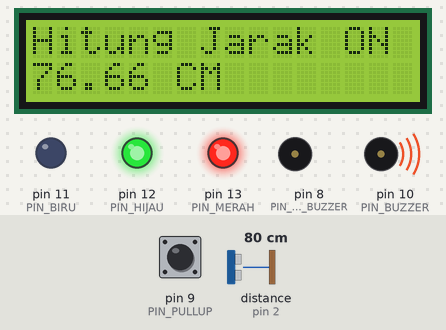
This sketch was run on a simulated Arduino Uno, built with avr-gcc and run on an emulated ATmega328P. On the bench: 16×2 character LCD, output pins drawn as LEDs (lit = HIGH), buzzer (waves = sounding, pin HIGH). Wiring (inferred from the names in the program): ultrasonic range finder: trigger pin 4; echo pin 2. Inputs (shaded band) come from the test bench; at power-on: pin 9 (PIN_PULLUP) HIGH, distance to the obstacle (sensor on pin 2) 80 cm. The echo pulse lasts 58.3 µs per cm; pins used as bus, display or sensor lines are not drawn; what the sketch prints to the serial monitor is not drawn.

Above: at 2.2 s.
2.3 s: pin 9 (PIN_PULLUP) pulled LOW for 0.65 s
At 4.6 s:
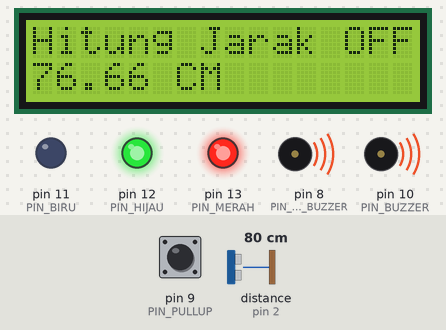
4.9 s: distance to the obstacle (sensor on pin 2) set to 41 cm
At 6.4 s:
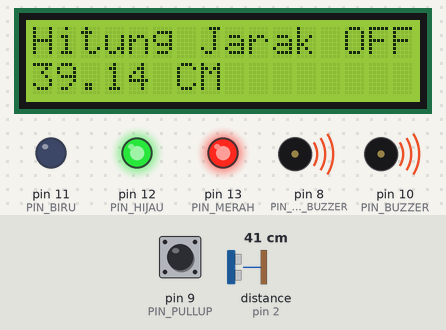
6.7 s: distance to the obstacle (sensor on pin 2) set to 34 cm
At 7.4 s:
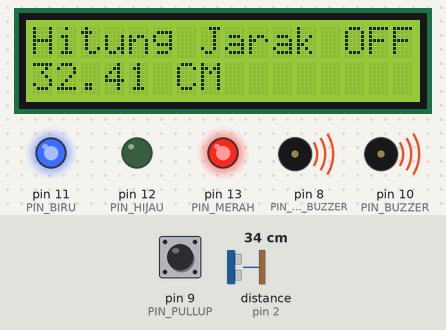
8.3 s: pin 9 (PIN_PULLUP) pulled LOW for 1 s
At 8.8 s:
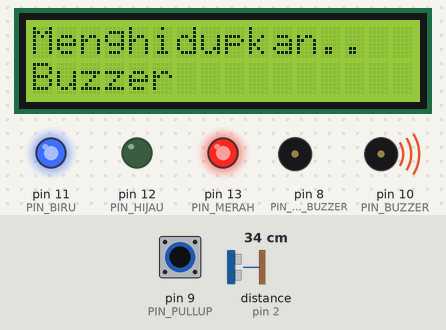
10.8 s: distance to the obstacle (sensor on pin 2) set to 7 cm
At 11.8 s:
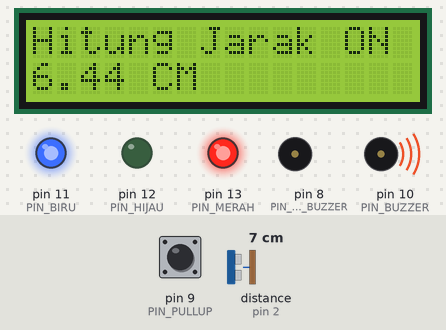
12.5 s: distance to the obstacle (sensor on pin 2) set to 4 cm
At 13.5 s:
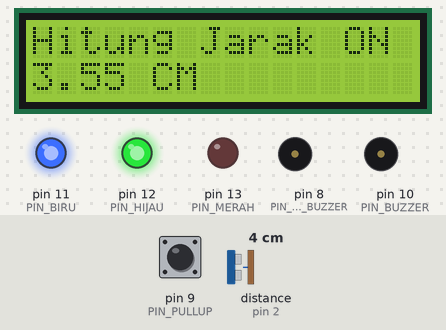
Timing chart, 0 to 15.1 s (numbered marks = the images above; inputs shaded):
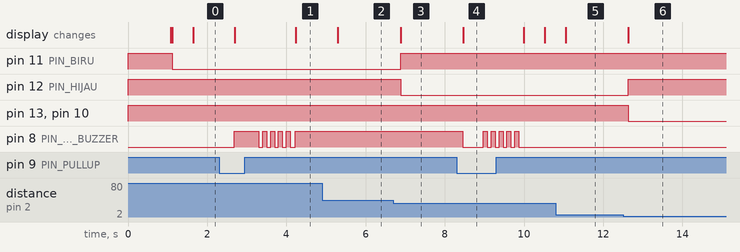

Measured:
- the behaviour switches between 37 and 36 cm on distance to the obstacle (sensor on pin 2) (found by bisection; images 2 and 3)
- the behaviour switches between 6 and 5 cm on distance to the obstacle (sensor on pin 2) (found by bisection; images 5 and 6)
- after the input at 2.3 s, pin 8 (PIN_INDIKATOR_BUZZER): LOW → HIGH after 0.38 s, then repeats every 0.20 s: LOW 0.10 s, HIGH 0.10 s, until it stays HIGH from 4.2 s; the display: first changes after 0.40 s (image 1 shows a later state)
- after the input at 4.9 s, the display: changes after 0.40 s (image 2)
- after the input at 6.7 s, pin 11 (PIN_BIRU): LOW → HIGH after 0.19 s; pin 12 (PIN_HIJAU): HIGH → LOW after 0.19 s; the display: changes after 0.19 s (image 3)
- after the input at 8.3 s, pin 8 (PIN_INDIKATOR_BUZZER): HIGH → LOW after 0.15 s, then repeats every 0.20 s: HIGH 0.10 s, LOW 0.10 s, until it stays LOW from 9.9 s; the display: changes after 0.17 s (image 4)
- after the input at 10.8 s, the display: changes after 0.25 s (image 5)
- after the input at 12.5 s, pin 12 (PIN_HIJAU): LOW → HIGH after 0.13 s; pin 13 (PIN_MERAH), pin 10 (PIN_BUZZER): HIGH → LOW after 0.13 s; the display: changes after 0.13 s (image 6)

The sketch:

MInggu_18_Tugas_Akhir.ino
```cpp
// Kelompok
// Isep Lutpi Nur [2113191079]
// Farhan Aziz [2113191097]
// Muhammad Bayu Ramdhani [2113191081]
// Muhammad Taufik Ali [2113191067]
const int PIN_MERAH = 13; // reverse
const int PIN_HIJAU = 12; // reverse
const int PIN_BIRU = 11; // reverse
const int PIN_BUZZER = 10; // reverse
const int PIN_INDIKATOR_BUZZER = 8; // reverse

const int AIR_TENGAH = 35;
const int AIR_PENUH = 5;

const int PIN_PULLUP = 9;

bool hitung = true;

#include <Wire.h>
#include <LiquidCrystal_I2C.h> //memasukan library LCD

#define triger 4 //mendefinisikan trigger pada pin 4
#define echo 2 //mendeklarasikan echo pada pin 2

LiquidCrystal_I2C lcd(0x27, 16, 2); //alamat didapat dari i2c scanner
void setup(){
  // setting lampu
  pinMode(PIN_MERAH, OUTPUT);
  pinMode(PIN_BIRU, OUTPUT);
  pinMode(PIN_HIJAU, OUTPUT);
  pinMode(PIN_BUZZER, OUTPUT);
  pinMode(PIN_INDIKATOR_BUZZER, OUTPUT);
  pinMode(PIN_PULLUP, INPUT_PULLUP);

  digitalWrite(PIN_MERAH, HIGH);
  digitalWrite(PIN_BIRU, HIGH);
  digitalWrite(PIN_HIJAU, HIGH);
  digitalWrite(PIN_BUZZER, HIGH);

  Serial.begin(9600);

  //Inisialisasi LCD menyalakan backlight LCD,
  lcd.init();
  lcd.backlight();
  lcd.setCursor(0,0);
  lcd.print("Hitung Jarak");
  lcd.setCursor(0,1);
  lcd.print("0 CM");
  delay(1000); //Waktu jeda
  lcd.clear();

  // setting sensor jarak
  pinMode (triger, OUTPUT); //trigger sebagai output
  pinMode (echo, INPUT); //echo sebagai input
}

void loop() {
  int sensorVal = digitalRead(PIN_PULLUP);
  //print out the value of the pushbutton
  if(sensorVal==0){
    lcd.clear();
    lcd.setCursor(0,0);
    if(hitung){
      digitalWrite(PIN_INDIKATOR_BUZZER, HIGH);
      lcd.print("Mematikan..");
      hitung = false;
      digitalWrite(PIN_BUZZER, HIGH);
    }else{
      digitalWrite(PIN_INDIKATOR_BUZZER, LOW);
      lcd.print("Menghidupkan..");
      hitung = true;
    }
    lcd.setCursor(0,1);
    lcd.print("Buzzer");
    delay(500);

    for(int i =0; i<10; i++){
      if(i%2==0){
        digitalWrite(PIN_INDIKATOR_BUZZER, HIGH);
      }else{
        digitalWrite(PIN_INDIKATOR_BUZZER, LOW);
      }
      delay(100);
    }
  }

  digitalWrite (triger, HIGH); //mengirim suara
  delayMicroseconds(10); //selama 10 mikro detik
  digitalWrite (triger, LOW); //berhenti mengirim suara
  float jarak = pulseIn(echo, HIGH); //membaca data dan di masukkan ke variabel jarak
  jarak=jarak/1000000; //konversi mikro detik ke detik
  jarak=jarak*330/2; //data mentah di ubah ke dalam meter
  jarak=jarak*100; //mengubah data ke dalam centi meter
  Serial.println(jarak); //menampilkan nilai jarak pada serial

  // print lcd
  lcd.clear();
  lcd.setCursor(0,0);
  lcd.print("Hitung Jarak ");
  // status hitung jarak
  if(hitung){
    lcd.print("ON");
    digitalWrite(PIN_INDIKATOR_BUZZER, LOW);
  }else{
    lcd.print("OFF");
    digitalWrite(PIN_INDIKATOR_BUZZER, HIGH);
  }

  lcd.setCursor(0,1);
  lcd.print(jarak);
  lcd.print(" CM");

  if(jarak>AIR_TENGAH){
    // air dasar
    digitalWrite(PIN_BUZZER, HIGH);
    digitalWrite(PIN_MERAH, HIGH);
    digitalWrite(PIN_HIJAU, HIGH);
    digitalWrite(PIN_BIRU, LOW);
  }else if (jarak>AIR_PENUH && jarak<=AIR_TENGAH){
    // air tengah
    digitalWrite(PIN_BUZZER, HIGH);
    digitalWrite(PIN_MERAH, HIGH);
    digitalWrite(PIN_HIJAU, LOW);
    digitalWrite(PIN_BIRU, HIGH);
  }else{
    // air penuh
    digitalWrite(PIN_MERAH, LOW);
    digitalWrite(PIN_HIJAU, HIGH);
    digitalWrite(PIN_BIRU, HIGH);
    if(hitung){
      digitalWrite(PIN_BUZZER, LOW);
    }
  }

  delay(500); //delay 500ms
}
```
